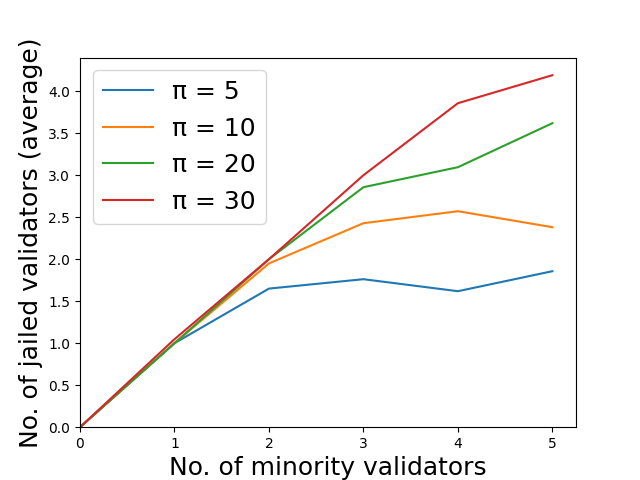

The Python source for this figure:
import matplotlib.pyplot as plt
import pandas as pd

data_5 = pd.read_csv('/home/ubuntu/results/summary_minority_jailed_16node.csv')

# line 1 points
x = data_5['minority_count']
y1 = data_5['total_jailed_5']
# plotting the line 1 points 
plt.plot(x, y1, label = "π = 5")

y2 = data_5['total_jailed_10']
plt.plot(x, y2, label = "π = 10")

y3 = data_5['total_jailed_20']
plt.plot(x, y3, label = "π = 20")

y4 = data_5['total_jailed_30']
plt.plot(x, y4, label = "π = 30")

# # line 2 points
# data_10 = pd.read_csv('/home/ubuntu/results/64node-results_10.csv')
# data_10 = data_10[data_10['minority_jailed_5'] < 10]
# # line 1 points
# x2 = data_10['minority_jailed_5']
# y2 = data_10['GDI_percent_decrease']
# # plotting the line 2 points 
# plt.plot(x2, y2, label = "π = 10")
  
# naming the x axis
plt.xlabel('No. of minority validators', fontsize = 18.0)
# naming the y axis
plt.ylabel('No. of jailed validators (average)', fontsize = 18.0)

  
# show a legend on the plot
plt.legend(fontsize=18)
plt.ylim(ymin=0)  # this line
plt.xlim(xmin=0)  # this line
 
# function to show the plot
plt.show()
plt.savefig("benchmark/Utils/32node-plot.png") 